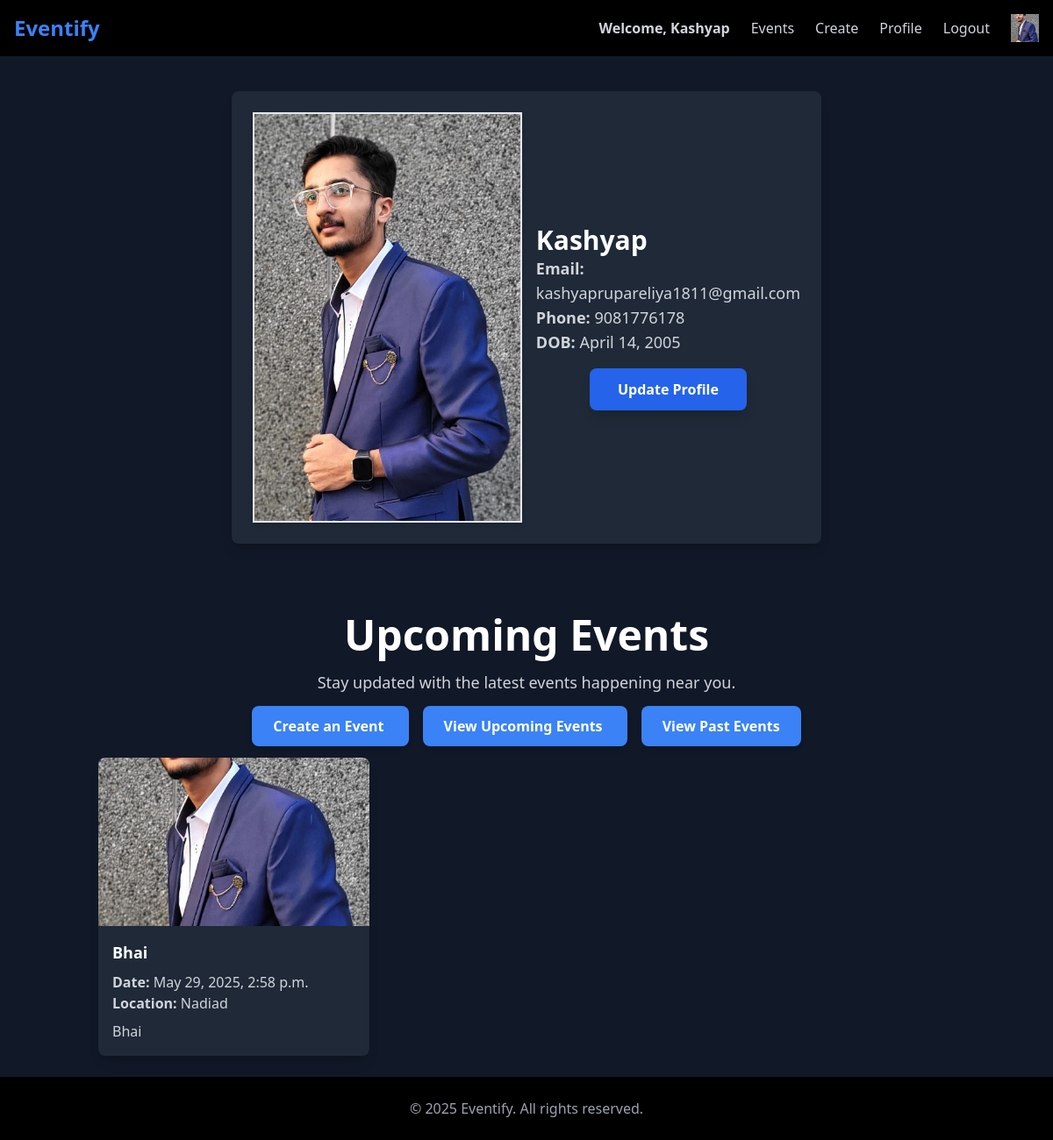
Page /event/profile/ (signed in) on the committed database.
### user1/models.py (models this page shows, shortened)
class CustomUser(AbstractBaseUser, PermissionsMixin):
    email = models.EmailField(unique=True)  # Unique identifier
    name = models.CharField(max_length=50)
    phone_number = models.CharField(max_length=15, blank=True, null=True)
    profile_picture = models.ImageField(upload_to="profile_pics/", blank=True, null=True, default="profile_pics/default_profile.png")
    date_of_birth = models.DateField(blank=True, null=True)
    is_active = models.BooleanField(default=True)
    is_staff = models.BooleanField(default=False)  # Required for admin login
    objects = CustomUserManager()
    USERNAME_FIELD = "email"
    REQUIRED_FIELDS = ["name"]

### event/models.py (models this page shows, shortened)
class Event(models.Model):
    title = models.CharField(max_length=200)
    description = models.TextField()
    location = models.CharField(max_length=255)
    date_time = models.DateTimeField()
    attendees = models.ManyToManyField(Attendee, related_name='events', blank=True)
    image = models.ImageField(upload_to='event_images/', null=True, blank=True)
    max_attendees = models.PositiveIntegerField(default=100)
    organizer = models.ForeignKey(CustomUser, on_delete=models.CASCADE, related_name="organized_events", null=True, blank=True)

### event/views.py (the view)
# urls.py: path('profile/', views.profile, name='profile'), #11, 12 Profile page
@login_required
def profile(request):
    current_time = timezone.now()
    upcoming_events = Event.objects.filter(
        organizer=request.user, date_time__gte=current_time
    ).select_related('organizer').order_by('date_time')  # Order by ascending date_time
    return render(request, 'event/profile.html', {'upcoming_events': upcoming_events})

### event/templates/event/profile.html (shortened to what this page needs)
{% extends "layout.html" %}
{% block content %}
<div class="min-h-screen bg-gray-900 text-white flex flex-col items-center">
     <div class="bg-gray-800 shadow-lg rounded-lg p-6 w-full max-w-2xl mt-10 h-10 cover">
        <div class="flex items-center space-x-4">
            <div class="w-14 h-10">
                <img src="{{ user.profile_picture.url }}" alt="Profile Picture"
                     class="w-full h-full object-cover rounded-full border-2 border-orange-500 shadow-md">
            </div>
            <div class="flex-1 space-y-2">
                <h2 class="text-3xl font-bold text-blue-400">{{ user.name }}</h2>
                <p class="text-gray-300 text-lg"><strong>Email:</strong> {{ user.email }}</p>
                {% if user.phone_number %}
                    <p class="text-gray-300 text-lg"><strong>Phone:</strong> {{ user.phone_number }}</p>
                {% endif %}
                {% if user.date_of_birth %}
                    <p class="text-gray-300 text-lg"><strong>DOB:</strong> {{ user.date_of_birth }}</p>
                {% endif %}
                <div class="flex justify-center md:justify-start mt-4">
                    <a href="{% url 'update_profile' %}"
                    class="bg-blue-600 hover:blue-800
                            text-white font-semibold px-8 py-3 rounded-lg shadow-lg
                            transform hover:scale-105 transition duration-300 text-center">
                        Update Profile
                    </a>
                </div>
            </div>
        </div>
    </div>
        <div class="text-center mt-20">
            <h1 class="text-5xl font-extrabold text-blue-400"><a href="{% url 'event:event_list' %}">Upcoming Events</a></h1>
            <p class="mt-4 text-gray-300 text-lg max-w-lg mx-auto">
                Stay updated with the latest events happening near you.
            </p>
            <div class="mt-6 space-x-4">
                <a href="{% url 'event:create_event' %}" class="bg-blue-500 hover:bg-blue-600 text-white font-semibold px-6 py-3 rounded-lg shadow-md">
                    Create an Event
                </a>
                <a href="{% url 'event:profile' %}" class="bg-blue-500 hover:bg-blue-600 text-white font-semibold px-6 py-3 rounded-lg shadow-md">
                    View Upcoming Events
                </a>
                <a href="{% url 'event:profile_past' %}" class="bg-blue-500 hover:bg-blue-600 text-white font-semibold px-6 py-3 rounded-lg shadow-md">
                    View Past Events
                </a>
            </div>
        </div>
    <div class="container mx-auto mt-6 px-6">
        {% if upcoming_events %}
            <div class="grid grid-cols-1 sm:grid-cols-2 lg:grid-cols-3 gap-6">
                {% for event in upcoming_events %}
                <a href="{% url 'event:event_details' event.id %}?next={{ request.path }}" class="block h-full">
                    <div class="bg-gray-800 rounded-lg shadow-lg overflow-hidden transform hover:scale-105 transition duration-300 flex flex-col h-full">
                        {% if event.image %}
                            <img src="{{ event.image.url }}" alt="{{ event.title }}" class="w-full h-48 object-cover">
                        {% else %}
                            <div class="w-full h-48 bg-gray-600 flex items-center justify-center text-gray-400">
                                No Image Available
                            </div>
                        {% endif %}
                        <div class="p-4 flex flex-col flex-grow">
                            <h3 class="text-lg font-semibold text-gray-100">{{ event.title }}</h3>
                            <p class="text-gray-300 mt-2"><strong>Date:</strong> {{ event.date_time }}</p>
                            <p class="text-gray-300"><strong>Location:</strong> {{ event.location }}</p>
                            <p class="text-gray-300 mt-2 flex-grow">{{ event.description|truncatewords:15 }}</p>
                        </div>
                    </div>
                </a>
                {% endfor %}
            </div>
        {% else %}
            <p class="text-gray-400 text-center text-lg mt-10">No upcoming events.</p>
        {% endif %}
    </div>
<br>
</div>
{% endblock %}

### templates/layout.html (shortened to what this page needs)
{% load static tailwind_tags %}
{% load static %}
<!DOCTYPE html>
<html lang="en">
<head>
    {% tailwind_css %}
    <link rel="stylesheet" href="{% static 'style.css' %}">
</head>
<body class="bg-black text-white">
    <nav class="w-full bg-black shadow-md p-4 flex justify-between items-center">
        <h1 class="text-2xl font-bold text-blue-500">
            <a href="{% url 'event:home' %}">Eventify</a>
        </h1>
        <div class="flex items-center space-x-6 text-gray-300">
            {% if request.user.is_authenticated %}
                <a href="{% url 'event:home' %}" class="text-blue-400 font-semibold">Welcome, {{ request.user.name }}</span>
                <a href="{% url 'event:event_list' %}" class="hover:text-orange-400 font-medium">Events</a>
                <a href="{% url 'event:create_event' %}" class="hover:text-orange-400 font-medium">Create</a>
                <a href="{% url 'event:profile' %}" class="hover:text-orange-400 font-medium">Profile</a>
                <form method="POST" action="{% url 'logout' %}" class="inline">
                    <button type="submit" onclick="return confirmLogout()"
                            class="hover:text-red-400 font-medium">
                        Logout
                    </button>
                </form>
                <img src="{{ request.user.profile_picture.url }}" alt="Profile"
                    class="rounded-full border border-gray-500 object-cover"
                    style="width: 32px; height: 32px;">
            {% else %}
                <a href="{% url 'login' %}" class="hover:text-orange-400 font-medium">Login</a>
            {% endif %}
        </div>
    </nav>
    {% block content %}{% endblock %}
    <footer class="w-full bg-black p-6 space-y-6 text-center text-gray-400">
        © 2025 Eventify. All rights reserved.
    </footer>
</body>
</html>

### static/style.css (style rules this page uses)
body { background-color: rgb(23, 23, 26); color: rgb(137, 139, 141); }
h1 { text-align: center; font-size: 2em; }

### rows in the picture
CustomUser: user.name "Kashyap", user.profile_picture (picture), profile_picture (picture), name "Kashyap", email "kashyaprupareliya1811@gmail.com", phone_number "9081776178", date_of_birth "April 14, 2005"
Event: image (picture), title "Bhai", date_time "May 29, 2025, 2:58 p.m.", location "Nadiad", description "Bhai"
